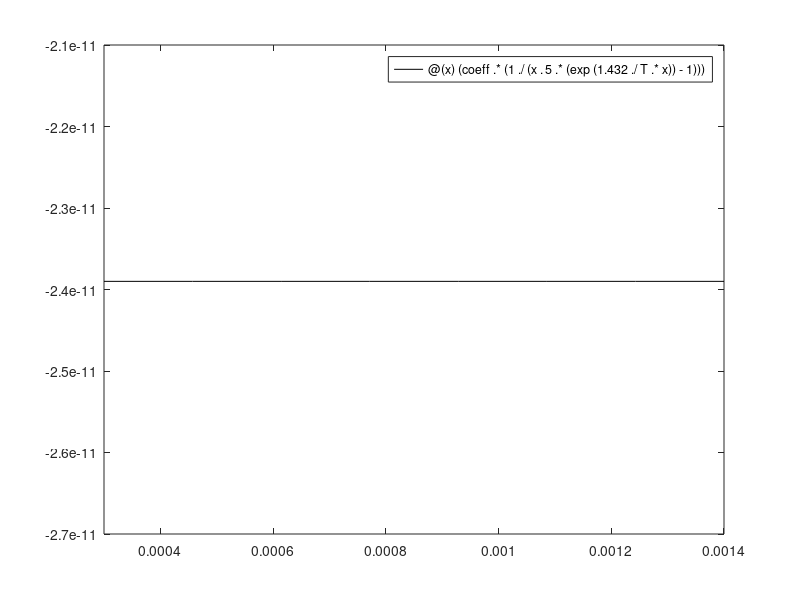

This figure's MATLAB source:
fprintf('numerical approximation of an integral\n')

% In the study of infrared cameras, the calculation of the energy emitted 
% in the (infrared) spectrum by a black body for certain wavelengths 
% requires the approximation of the following integral:

a = 3e-4; b = 14e-4; % extremal domain 
T = 213; % temperature in kelvin of the black body
coeff = 2.39e-11; % coeff 

% function to be integrated, where x is the wave length
f = @(x)(coeff.*(1./(x.^5.*(exp(1.432./T.*x))-1)));  

figure(1)
title('function to be integrated') % almost constant 
fplot(f,[a,b],'k')

% integral approximation 
x0 = (b-a)/2; % node 
I0 = (b-a)*f(x0); % rectangle formula
I1 = (b-a)*(f(a)+f(b))/2; % trapezius formula
I2 = (b-a)*(f(a)+4*f(x0)+f(b))/6; % cavalieri-simpson formula

% comput ethe error 
E = 0.020690855481654; % true result
err0 = abs(E-I0);
err1 = abs(E-I1);
err2 = abs(E-I2);

disp('    err0      err1      err2') 
disp([err0,err1,err2])




